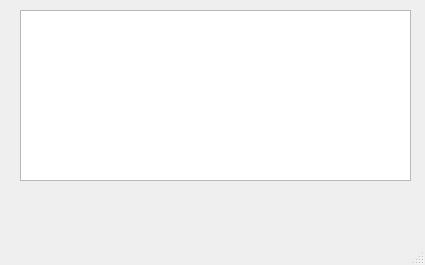
<?xml version="1.0" encoding="UTF-8"?>
<ui version="4.0">
 <class>WBSDVersionWindow</class>
 <widget class="QMainWindow" name="WBSDVersionWindow">
  <property name="geometry">
   <rect>
    <x>0</x>
    <y>0</y>
    <width>425</width>
    <height>265</height>
   </rect>
  </property>
  <property name="windowTitle">
   <string>Versions overview</string>
  </property>
  <widget class="QWidget" name="centralwidget">
   <widget class="QListWidget" name="metaWindow">
    <property name="geometry">
     <rect>
      <x>20</x>
      <y>10</y>
      <width>391</width>
      <height>171</height>
     </rect>
    </property>
   </widget>
  </widget>
  <widget class="QMenuBar" name="menubar">
   <property name="geometry">
    <rect>
     <x>0</x>
     <y>0</y>
     <width>425</width>
     <height>21</height>
    </rect>
   </property>
  </widget>
  <widget class="QStatusBar" name="statusbar"/>
 </widget>
 <resources/>
 <connections/>
</ui>
